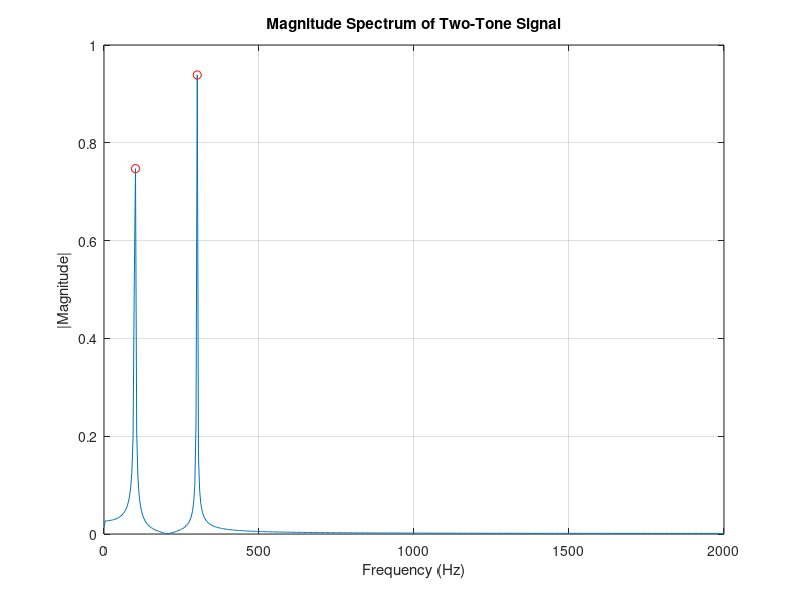

Reproduce this figure in MATLAB. (Note: this script raises an error after producing the figure.)
% Script for FFT

% Sampling parameters
Fs = 4000;               % Sampling Frequency (Hz)
T = 1/Fs;                % Sampling Period (s)
L = 1024;                % Number of samples
t = (0:L-1)*T;           % Time vector (0 to duration)

% Two-tone signal: 100 Hz and 300 Hz
x = sin(2*pi*100*t) + sin(2*pi*300*t);

% Apply FFT
X = fft(x);

% Compute frequency vector
f = Fs*(0:(L/2))/L;      % Frequency axis up to Nyquist (Fs/2)

% Compute magnitude spectrum (only first half due to symmetry)
P = abs(X/L);           
P1 = P(1:L/2+1);
P1(2:end-1) = 2*P1(2:end-1);  % Multiply by 2 for one-sided spectrum

% Frequency resolution
freq_resolution = Fs / L;

% Plot the magnitude spectrum
figure;
plot(f, P1);
title('Magnitude Spectrum of Two-Tone Signal');
xlabel('Frequency (Hz)');
ylabel('|Magnitude|');
grid on;

% Mark peaks at 100 Hz and 300 Hz
hold on;
[~, locs] = findpeaks(P1, 'MinPeakHeight', 0.3); % adjust threshold if needed
plot(f(locs), P1(locs), 'ro');
text(f(locs)+10, P1(locs), string(round(f(locs))) + " Hz", 'Color', 'red');
hold off;

% Display frequency resolution
disp(['Frequency Resolution: ', num2str(freq_resolution), ' Hz']);
